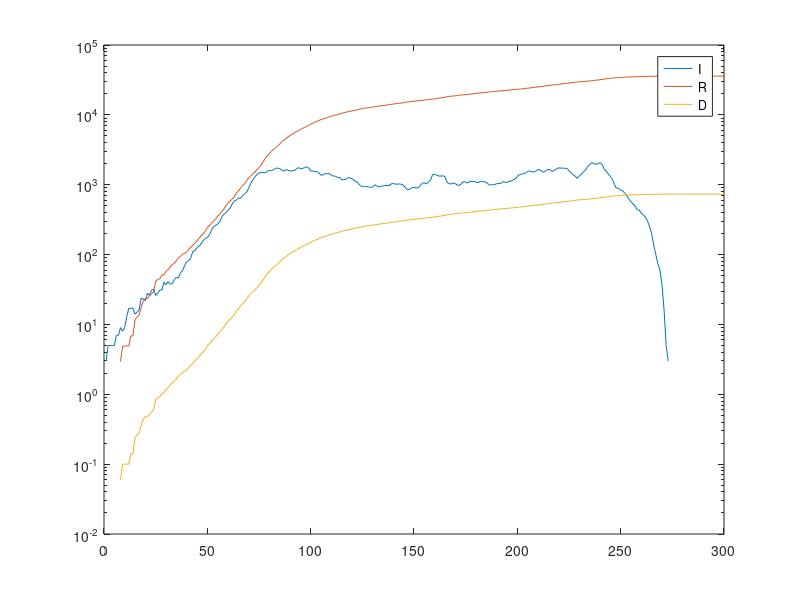

Write the MATLAB code that produced this figure.
%% data
clear all 
clc
close all

load('data.mat')

N = 580000;
T=300;
t=1:T;

S = zeros(T,1);
S(1:T)=N;

S2 = zeros(T,1);
S2(1:T)=N;

for i=1:length(data)
    S(i:end)=S(i:end)-data(i);
end

%% 
A=S2-S;

B=[0; 0; 0; 0; 0; 0; 0; A(1:293)];

I = A-0.98*B-0.02*B;
R = 0.98*B;
D = 0.02*B;
I(I<0.01) = 0;
D(D<0.01) = 0;
t = t';
%plot(t,A)
%plot(t,I)
%plot(t,A)

%% SIRD GRAPH 
%semilogy(t,S,t,I,t,R,t,D), legend('S','I','R','D')
semilogy(t,I,t,R,t,D), legend('I','R','D')
%% IRD GRAPH
%plot(t,I,t,R,t,D), legend('I','R','D')
%% ID GRAPH
%plot(t,I,t,D), legend('I','D')

filename = 'dataModel.mat';
save('dataModel.mat','S','I','R','D','t')






